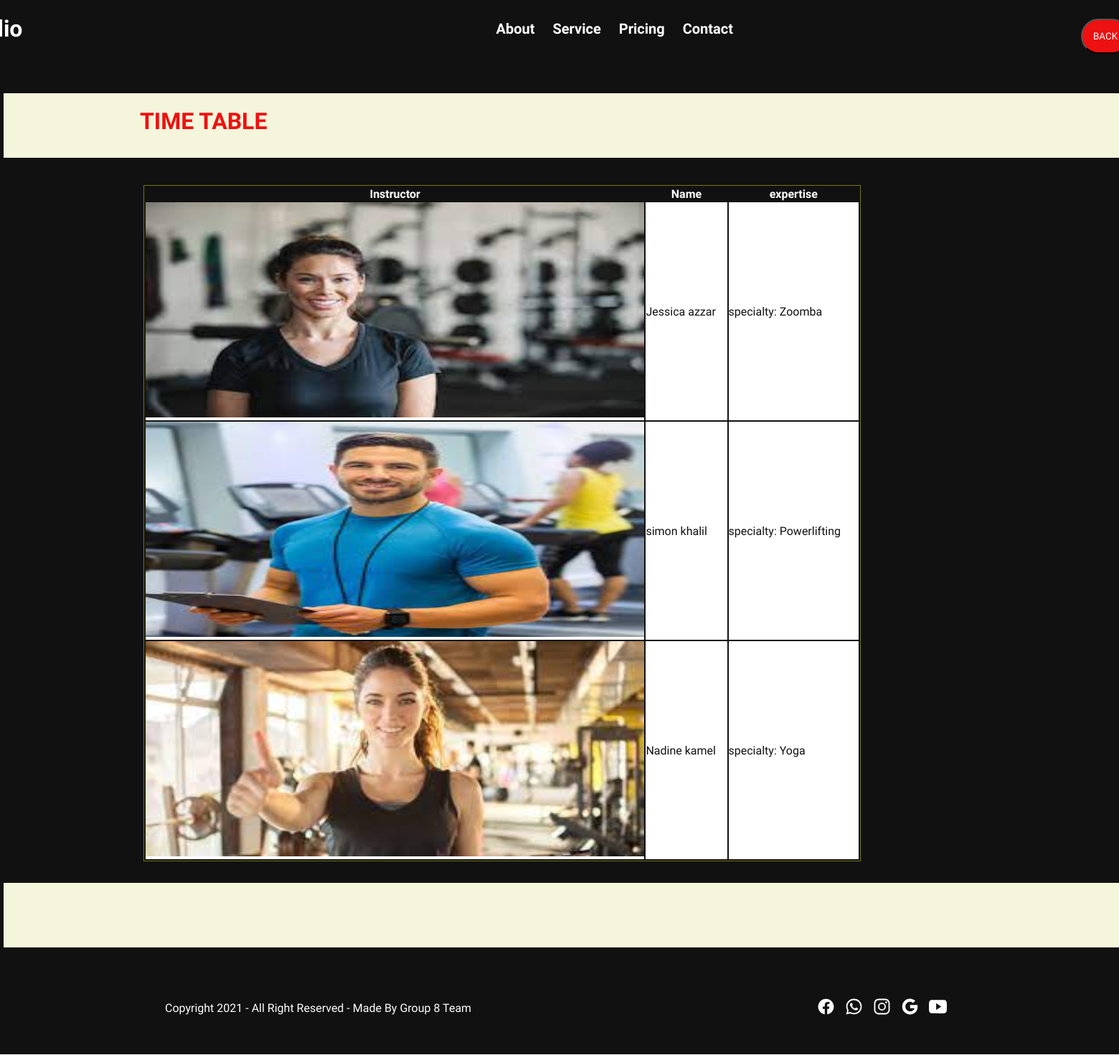
Page /viewinstructors on the committed database.
### gymApp/models.py (models this page shows, shortened)
class Instructor(models.Model):
    Male = 'M'
    Female = 'F'
    Gender = [
    ('M', 'Male'),
    ('F', 'Female'),
]
    Instructor_name = models.CharField(max_length=30)
    Instructor_email = models.CharField(max_length=30)
    Instructor_phone = models.IntegerField(default=0)
    Instructor_age=models.IntegerField()
    Instructor_photo=models.CharField(max_length=100)
    Instructor_specialty=models.CharField(max_length=100)
    Instructor_gender=models.CharField(
        max_length=1,
        choices=Gender,
        default=Male,
    )

### gymApp/views.py (the view)
# urls.py: url(r'^viewinstructors$',views.viewinstructors, name='viewinstructors'),
def viewinstructors(request):
    instructors=Instructor.objects.all()
    return render(request,"viewinstructors.html",{'l1':instructors})

### templates/viewinstructors.html (shortened to what this page needs)
<!DOCTYPE html>
<html>
<head>
<link rel="stylesheet" type="text/css" href="/static/CSS/index.css">
</head>
<body>
<div class="container-fluid">
<div class="navbar">
<h1>Portfolio</h1>
<ul>
<li>About</li>
<li>Service</li>
<li>Pricing</li>
<li>Contact</li>
</ul>
<button  style="margin-right: -120px;margin-left:200px;Background-color:#e11;padding: 15px;border-radius: 2em;"><a class="clsass1" href="http://localhost:8000/">BACK</a></button>
</div>
<div class="table1" ><div style="padding:20px;padding-top:20px;background-color:beige;width:2200px;margin-top:-150px;margin-left:-195px;height:50px;"><h1 style="color:#e11 ;margin-left:170px;">TIME TABLE</h1></div><br><br>
    <table style="width:1000px;" >
        <tr><tH>Instructor  </th><th> Name
        </th><th>expertise</th></tr>
        {% for X in l1 %}
            <tr>
                <td><img height="300px" width="100%" src="{{ X.Instructor_photo }}"></img> </td>
                <td>{{ X.Instructor_name }}</td>
            <td>specialty: {{X.Instructor_specialty}}</td>
            </td></tr>
        {% endfor %}
    </table>
<div style="padding:20px;padding-top:20px;background-color:beige;width:2200px;margin-top:30px;margin-left:-195px;height:50px;"><h1 style="color:#e11 ;margin-left:170px;"></h1></div>
</div>
<div class="footer-fluid" style="margin-top:-130px;">
<div class="footer">
    <p>Copyright 2021 - All Right Reserved - Made By Group 8 Team </p>
<div class="icon">
    <ion-icon name="logo-facebook"></ion-icon>
    <ion-icon name="logo-whatsapp"></ion-icon>
    <ion-icon name="logo-instagram"></ion-icon>
    <ion-icon name="logo-google"></ion-icon>
    <ion-icon name="logo-youtube"></ion-icon>
</div>
</div>
</div>
</body>
</html>

### static/CSS/index.css (style rules this page uses)
a { text-decoration: none; color:white; }
button { margin-top:20px; padding:10px; border-radius: 1em; }
* { margin:0; padding:0; font-family: 'Comfortaa', cursive; }
.container-fluid { width: 100%; background:#111; color: #fff; }
.navbar { width: 1350px; height: 80px; margin:auto; display: flex; justify-content: space-between; align-items: center; }
.navbar h1 { margin-left:-200px; padding-right: 400px; }
.navbar ul { display: flex; align-items: center; justify-content: center; list-style: none; }
.navbar ul li { margin-right: 25px; font-size: 20px; cursor: pointer; font-weight: bold; transition: .5s; }
.table1 { margin-left:200px; margin-top:200px; padding-bottom: 150px; }
.table1 table { border: 1px solid rgb(116, 116, 23); width:800px; height:600px; }
.table1 td { background-color:white; color:#111; }
.footer-fluid { width: 100%; background-color: #111; }
.footer { width: 1200px; margin: auto; padding:50px; display: flex; box-sizing: border-box; justify-content: space-between; align-items: center; }
.footer p { color: #fff; }
.footer ion-icon { color: #fff; font-size: 25px; margin-right: 10px; cursor: pointer; transition: .5s; }

### rows in the picture
Instructor: Instructor_photo (picture), Instructor_name "Jessica azzar", Instructor_specialty "Zoomba"
Instructor: Instructor_photo (picture), Instructor_name "simon khalil", Instructor_specialty "Powerlifting"
Instructor: Instructor_photo (picture), Instructor_name "Nadine kamel", Instructor_specialty "Yoga"
